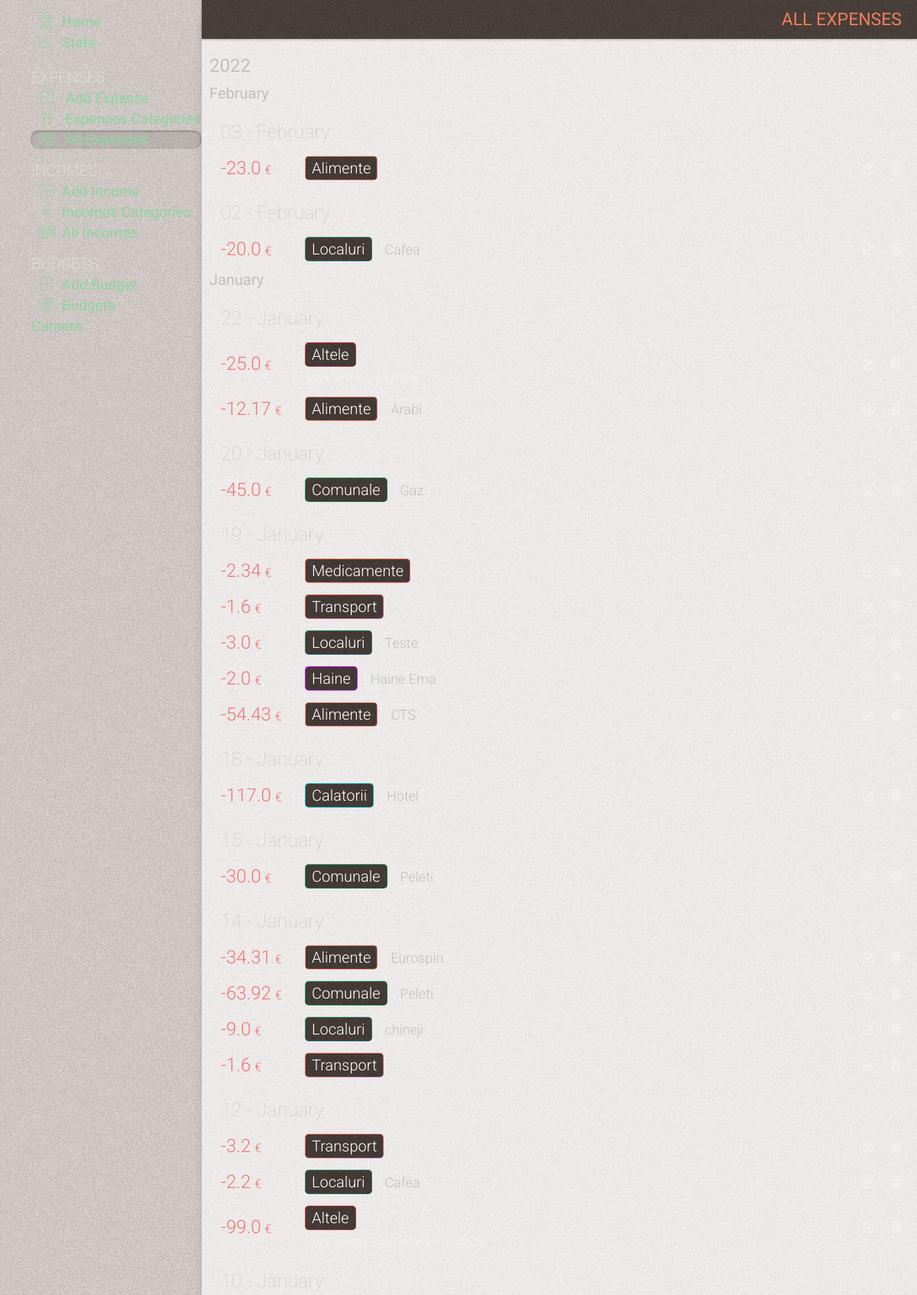
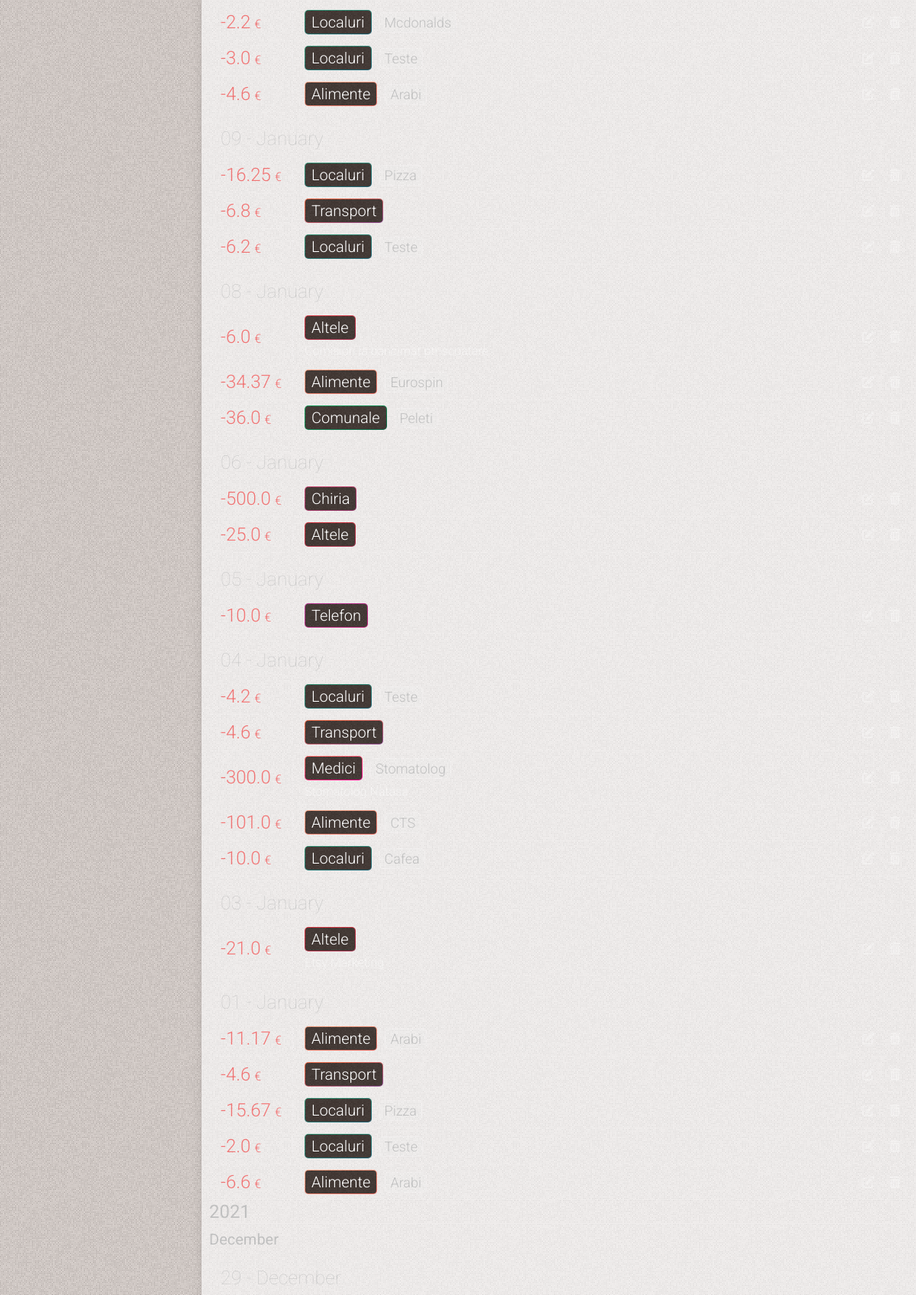
The app's page /all-expenses (upper part) with its own data (2 pictures, top to bottom).
### tables this page shows
CREATE TABLE expenses
(
    id          INTEGER PRIMARY KEY AUTOINCREMENT,
    date        TIMESTAMP NOT NULL DEFAULT CURRENT_TIMESTAMP,
    sum         REAL      NOT NULL,
    category    INTEGER   NOT NULL,
    subcategory INTEGER   NOT NULL,
    comment     TEXT

);

CREATE TABLE categories
(
    id    INTEGER PRIMARY KEY AUTOINCREMENT,
    name  TEXT NOT NULL,
    color TEXT,
    state TEXT DEFAULT false
);

CREATE TABLE subcategories
(
    id          INTEGER PRIMARY KEY AUTOINCREMENT,
    name        TEXT    NOT NULL,
    category_id INTEGER NOT NULL,
    state       TEXT DEFAULT false

);

### app.py (the view)
@app.route('/all-expenses')
def all_expenses():
    conn = get_db_connection()
    all_expenses = conn.execute(
        'SELECT sum, expenses.id as id, '
        'strftime("%d", date) as day, strftime("%m", date) as month, strftime("%Y", date) as year, '
        'categories.name as category, '
        'categories.color as color, '
        'subcategories.name as subcategory, '
        'comment '
        'FROM expenses '
        'LEFT JOIN categories on categories.id = expenses.category '
        'LEFT JOIN subcategories on subcategories.id = expenses.subcategory  '
        'ORDER BY date DESC').fetchall()
    conn.close()
    return render_template('all_expenses.html', title='All Expenses', gradient='text-gradient-red',
                           all_expenses=all_expenses)

### app.py (called while the page is built)
def get_db_connection():
    conn = sqlite3.connect('static/database.db')
    conn.row_factory = sqlite3.Row
    return conn

@app.template_filter('month_name')
def month_name(month_number):
    return calendar.month_name[month_number]

### templates/all_expenses.html (shortened to what this page needs)
{% extends 'base.html' %} {% block content %}
	<div class="page_title {{ gradient }}" >
		<span >{% block title %} {{ title }} {% endblock %}</span >
	</div >
	<div class="content" >
		{% if all_expenses|length == 0 %}
			<div class="no-results mt-50" >You have not added any expense yet. Click on (+) to add</div >
		{% else %}
			<div class="cards  relative" >
				{% for key, list in all_expenses|groupby('year')|sort(attribute='0', reverse=True) %}
					<div class="" >
						<div class="cards-year" >{{ key }} </div >
						{% for key2, list2 in list|groupby('month')|sort(attribute='0', reverse=True) %}
							<div class="" >
								<div class="cards-month" >{{ key2|int|month_name }}</div >
								{% for key3, list3 in list2|groupby('day')|sort(attribute='0', reverse=True) %}
									<div class=" subtitle2 mt-20 " >{{ key3 }} - {{ key2|int|month_name }} </div >
									{% for sum, id, day, month, year, category, color, subcategory, comment in list3 %}
										<div class="card flex items-center relative overflow-hidden flex-wrap " >
											<div class="flex items-center w-full" >
												<div class="card-info flex flex-1" >
													<div class="flex flex-1" >
														<span class="card-amount flex items-center" >  {{ sum }} <span >&euro;</span > </span >
														<div class="flex flex-col justify-center ml-15" >
															<div class="flex flex-wrap items-center" >
																<span class="{{ color }} card-category" >  <span >{{ category }}</span >  </span >
																{% if (subcategory != '') and (subcategory !=None) %}
																	<span class="card-subcategory ml-10" >  {{ subcategory }}  </span >
																{% endif %}
															</div >
															{% if (comment != '') and (comment !=None) %}
																<span class="block mt-5 card-comment" >  {{ comment }} </span >
															{% endif %}
														</div >
													</div >
													<div class="card-btns  flex items-center flex-shrink-0 ml-auto" >
														<a href="{{ id }}/edit" class="btn-ac" >
															<i class="fa-solid fa-pen-to-square" ></i >
														</a >
														<a href="/delete-expense/{{ id }}" class="btn-ac"
															 onclick="return confirm('Delete this expense?')" ><i class="fa-solid fa-trash-can" ></i ></a >
													</div >
												</div >
											</div >
										</div >
									{% endfor %}
								{% endfor %}
							</div >
						{% endfor %}
					</div >
				{% endfor %}
			</div >
		{% endif %}
	</div >
{% endblock %}

### static/css/mmenu.css (style rules this page uses)
:root { --mm-line-height: 20px; --mm-listitem-size: 38px; --mm-navbar-size: 44px; --mm-offset-top: 0; --mm-offset-right: 0; --mm-offset-bottom: 0; --mm-offset-left: 0; --mm-color-border: rgba(0, 0, 0, 0.1); --mm-color-button: rgba(0, 0, 0, 0.3); --mm-color-text: rgba(0, 0, 0, 0.75); --mm-color-text-dimmed: rgba(0, 0, 0, 0.3); --mm-color-background: #f3f3f3; --mm-color-background-highlight: rgba(0, 0, 0, 0.05); --mm-color-background-emphasis: rgba(255, 255, 255, 0.4); --mm-shadow: 0 0 10px rgba(0, 0, 0, 0.3) }
:root { --mm-iconbar-size: 50px }
:root { --mm-iconpanel-size: 50px }
:root { --mm-sidebar-collapsed-size: 50px; --mm-sidebar-expanded-size: 440px }

### records on screen
expenses: sum "23.0", name "Alimente"
expenses: sum "20.0", name "Localuri", name "Cafea"
expenses: sum "25.0", name "Altele"
expenses: sum "12.17", name "Alimente", name "Arabi"
expenses: sum "45.0", name "Comunale", name "Gaz"
expenses: sum "2.34", name "Medicamente"
expenses: sum "1.6", name "Transport"
expenses: sum "3.0", name "Localuri", name "Teste"
expenses: sum "2.0", name "Haine", name "Haine Ema"
expenses: sum "54.43", name "Alimente", name "CTS"
expenses: sum "117.0", name "Calatorii", name "Hotel"
expenses: sum "30.0", name "Comunale", name "Peleti"
expenses: sum "34.31", name "Alimente", name "Eurospin"
expenses: sum "63.92", name "Comunale", name "Peleti"
expenses: sum "9.0", name "Localuri", name "chineji"
expenses: sum "1.6", name "Transport"
expenses: sum "3.2", name "Transport"
expenses: sum "2.2", name "Localuri", name "Cafea"
expenses: sum "99.0", name "Altele", comment "Curs despre sex Natalia Pavalachi"
expenses: sum "2.2", name "Localuri", name "Mcdonalds"
expenses: sum "3.0", name "Localuri", name "Teste"
expenses: sum "4.6", name "Alimente", name "Arabi"
expenses: sum "16.25", name "Localuri", name "Pizza"
expenses: sum "6.8", name "Transport"
expenses: sum "6.2", name "Localuri", name "Teste"
expenses: sum "6.0", name "Altele", comment "Comision la bancimat ptr scoatere"
expenses: sum "34.37", name "Alimente", name "Eurospin"
expenses: sum "36.0", name "Comunale", name "Peleti"
expenses: sum "500.0", name "Chiria"
expenses: sum "25.0", name "Altele"
expenses: sum "10.0", name "Telefon"
expenses: sum "4.2", name "Localuri", name "Teste"
expenses: sum "4.6", name "Transport"
expenses: sum "300.0", name "Medici", name "Stomatolog", comment "Stomatolog Natasa"
expenses: sum "101.0", name "Alimente", name "CTS"
expenses: sum "10.0", name "Localuri", name "Cafea"
expenses: sum "21.0", name "Altele", comment "Etsy Marketing"
expenses: sum "11.17", name "Alimente", name "Arabi"
expenses: sum "4.6", name "Transport"
expenses: sum "15.67", name "Localuri", name "Pizza"
expenses: sum "2.0", name "Localuri", name "Teste"
expenses: sum "6.6", name "Alimente", name "Arabi"

### other values on screen
{{ title }} "ALL EXPENSES"
{{ key }} "2022" "2021"
{{ key2|int|month_name }} "February" "January" "December"
{{ key3 }} "03" "02" "22" "20" "19" "18" "15" "14" "12" "10" "09" "08" "06" "05" "04" "03" "01" "29"
{{ key2|int|month_name }} "February" "February" "January" "January" "January" "January" "January" "January" "January" "January" "January" "January" "January" "January" "January" "January" "January" "December"
